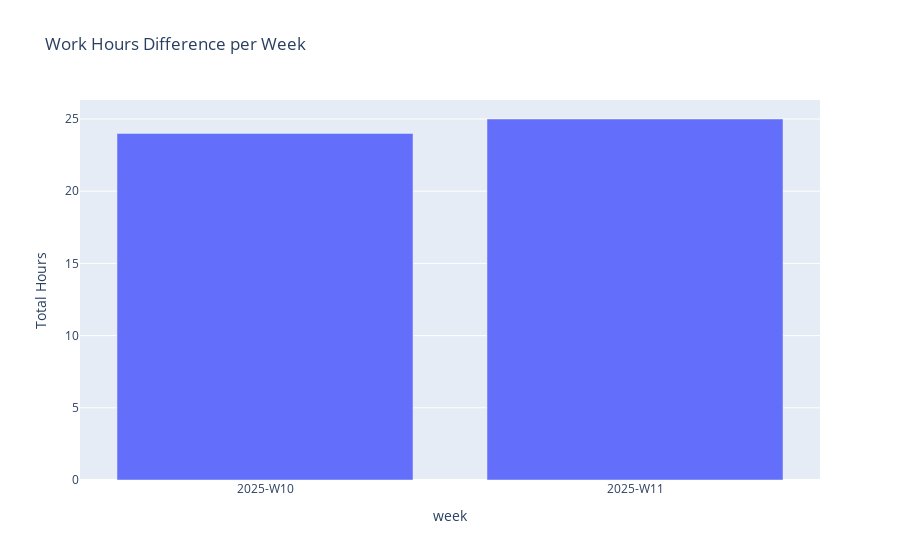

Notebook cell for this chart:
### Code cell
weekly_data = pd.DataFrame.from_dict(
    dict({"week": ["2025-W10", "2025-W11"], "Total Hours": [24.0, 25.0]})
)

px.bar(
    weekly_data,
    x="week",
    y="Total Hours",
    title="Work Hours Difference per Week",
    color_continuous_scale="Blues",
)

### Figure 1 — Plotly figure (JSON) as saved in the notebook; plotly's stock layout.template omitted (floating-point values rounded to 4 significant figures)
{"data": [{"hovertemplate": "week=%{x}<br>Total Hours=%{y}<extra></extra>", "legendgroup": "", "marker": {"color": "#636efa", "pattern": {"shape": ""}}, "name": "", "orientation": "v", "showlegend": false, "textposition": "auto", "type": "bar", "x": ["2025-W10", "2025-W11"], "xaxis": "x", "y": [24.0, 25.0], "yaxis": "y"}], "layout": {"barmode": "relative", "legend": {"tracegroupgap": 0}, "title": {"text": "Work Hours Difference per Week"}, "xaxis": {"anchor": "y", "domain": [0, 1], "title": {"text": "week"}}, "yaxis": {"anchor": "x", "domain": [0, 1], "title": {"text": "Total Hours"}}}}
